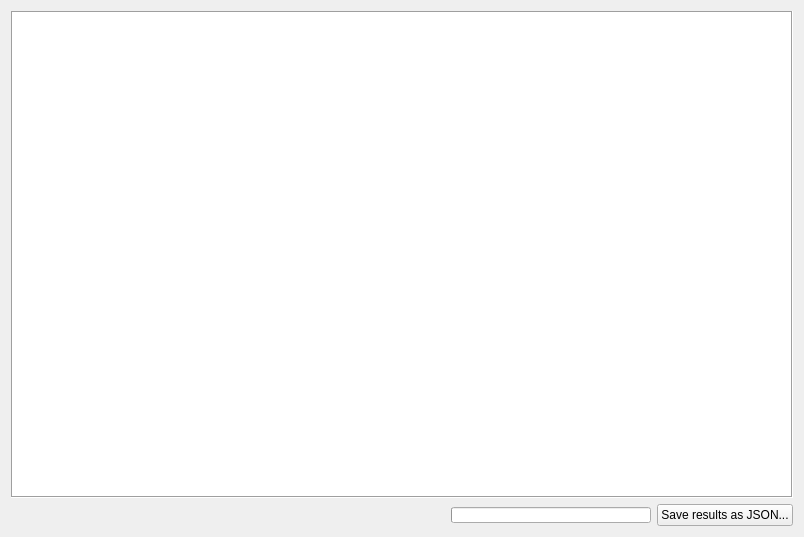
<?xml version="1.0" encoding="UTF-8"?>
<ui version="4.0">
 <class>PageView</class>
 <widget class="QWidget" name="PageView">
  <property name="geometry">
   <rect>
    <x>0</x>
    <y>0</y>
    <width>804</width>
    <height>537</height>
   </rect>
  </property>
  <property name="windowTitle">
   <string>Form</string>
  </property>
  <layout class="QVBoxLayout" name="verticalLayout">
   <item>
    <widget class="QTextBrowser" name="browser">
     <property name="frameShape">
      <enum>QFrame::Box</enum>
     </property>
    </widget>
   </item>
   <item>
    <layout class="QHBoxLayout" name="horizontalLayout">
     <item>
      <widget class="QLabel" name="info">
       <property name="sizePolicy">
        <sizepolicy hsizetype="Expanding" vsizetype="Preferred">
         <horstretch>0</horstretch>
         <verstretch>0</verstretch>
        </sizepolicy>
       </property>
       <property name="maximumSize">
        <size>
         <width>16777215</width>
         <height>16</height>
        </size>
       </property>
       <property name="font">
        <font>
         <pointsize>8</pointsize>
        </font>
       </property>
       <property name="frameShape">
        <enum>QFrame::NoFrame</enum>
       </property>
       <property name="frameShadow">
        <enum>QFrame::Plain</enum>
       </property>
       <property name="text">
        <string/>
       </property>
       <property name="textFormat">
        <enum>Qt::PlainText</enum>
       </property>
      </widget>
     </item>
     <item>
      <widget class="QProgressBar" name="progressBar">
       <property name="sizePolicy">
        <sizepolicy hsizetype="Minimum" vsizetype="Fixed">
         <horstretch>0</horstretch>
         <verstretch>0</verstretch>
        </sizepolicy>
       </property>
       <property name="minimumSize">
        <size>
         <width>200</width>
         <height>0</height>
        </size>
       </property>
       <property name="maximumSize">
        <size>
         <width>500</width>
         <height>16</height>
        </size>
       </property>
       <property name="value">
        <number>0</number>
       </property>
       <property name="textVisible">
        <bool>false</bool>
       </property>
      </widget>
     </item>
     <item>
      <widget class="QPushButton" name="saveBtn">
       <property name="text">
        <string>Save results as JSON...</string>
       </property>
      </widget>
     </item>
    </layout>
   </item>
  </layout>
 </widget>
 <resources/>
 <connections/>
</ui>
